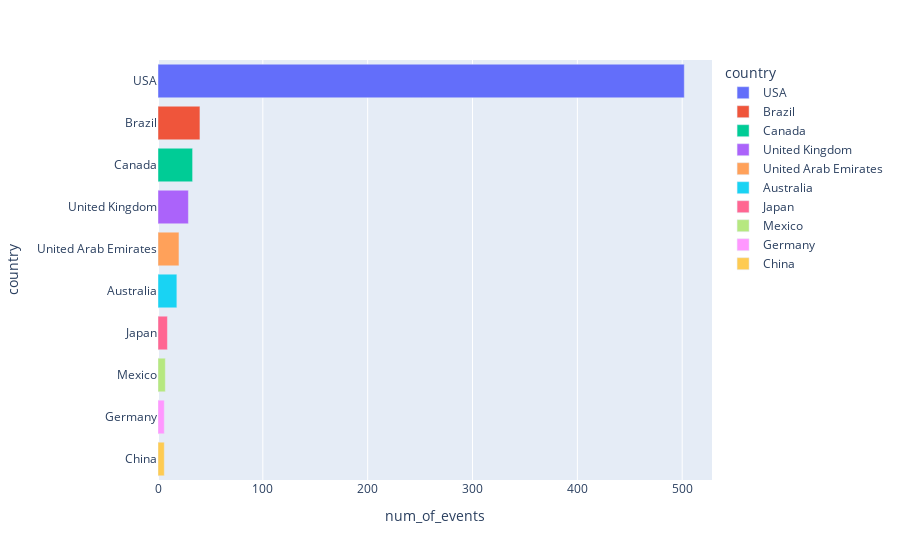

The code cell stored with this chart in its notebook:
### Code cell
px.bar(top_countries[:10], x='num_of_events', y="country", color='country')

### Figure 1 — Plotly figure (JSON) as saved in the notebook; plotly's stock layout.template omitted (floating-point values rounded to 4 significant figures)
{"data": [{"hovertemplate": "country=%{y}<br>num_of_events=%{x}<extra></extra>", "legendgroup": "USA", "marker": {"color": "#636efa", "pattern": {"shape": ""}}, "name": "USA", "orientation": "h", "showlegend": true, "textposition": "auto", "type": "bar", "x": [502], "xaxis": "x", "y": ["USA"], "yaxis": "y"}, {"hovertemplate": "country=%{y}<br>num_of_events=%{x}<extra></extra>", "legendgroup": "Brazil", "marker": {"color": "#EF553B", "pattern": {"shape": ""}}, "name": "Brazil", "orientation": "h", "showlegend": true, "textposition": "auto", "type": "bar", "x": [40], "xaxis": "x", "y": ["Brazil"], "yaxis": "y"}, {"hovertemplate": "country=%{y}<br>num_of_events=%{x}<extra></extra>", "legendgroup": "Canada", "marker": {"color": "#00cc96", "pattern": {"shape": ""}}, "name": "Canada", "orientation": "h", "showlegend": true, "textposition": "auto", "type": "bar", "x": [33], "xaxis": "x", "y": ["Canada"], "yaxis": "y"}, {"hovertemplate": "country=%{y}<br>num_of_events=%{x}<extra></extra>", "legendgroup": "United Kingdom", "marker": {"color": "#ab63fa", "pattern": {"shape": ""}}, "name": "United Kingdom", "orientation": "h", "showlegend": true, "textposition": "auto", "type": "bar", "x": [29], "xaxis": "x", "y": ["United Kingdom"], "yaxis": "y"}, {"hovertemplate": "country=%{y}<br>num_of_events=%{x}<extra></extra>", "legendgroup": "United Arab Emirates", "marker": {"color": "#FFA15A", "pattern": {"shape": ""}}, "name": "United Arab Emirates", "orientation": "h", "showlegend": true, "textposition": "auto", "type": "bar", "x": [20], "xaxis": "x", "y": ["United Arab Emirates"], "yaxis": "y"}, {"hovertemplate": "country=%{y}<br>num_of_events=%{x}<extra></extra>", "legendgroup": "Australia", "marker": {"color": "#19d3f3", "pattern": {"shape": ""}}, "name": "Australia", "orientation": "h", "showlegend": true, "textposition": "auto", "type": "bar", "x": [18], "xaxis": "x", "y": ["Australia"], "yaxis": "y"}, {"hovertemplate": "country=%{y}<br>num_of_events=%{x}<extra></extra>", "legendgroup": "Japan", "marker": {"color": "#FF6692", "pattern": {"shape": ""}}, "name": "Japan", "orientation": "h", "showlegend": true, "textposition": "auto", "type": "bar", "x": [9], "xaxis": "x", "y": ["Japan"], "yaxis": "y"}, {"hovertemplate": "country=%{y}<br>num_of_events=%{x}<extra></extra>", "legendgroup": "Mexico", "marker": {"color": "#B6E880", "pattern": {"shape": ""}}, "name": "Mexico", "orientation": "h", "showlegend": true, "textposition": "auto", "type": "bar", "x": [7], "xaxis": "x", "y": ["Mexico"], "yaxis": "y"}, {"hovertemplate": "country=%{y}<br>num_of_events=%{x}<extra></extra>", "legendgroup": "Germany", "marker": {"color": "#FF97FF", "pattern": {"shape": ""}}, "name": "Germany", "orientation": "h", "showlegend": true, "textposition": "auto", "type": "bar", "x": [6], "xaxis": "x", "y": ["Germany"], "yaxis": "y"}, {"hovertemplate": "country=%{y}<br>num_of_events=%{x}<extra></extra>", "legendgroup": "China", "marker": {"color": "#FECB52", "pattern": {"shape": ""}}, "name": "China", "orientation": "h", "showlegend": true, "textposition": "auto", "type": "bar", "x": [6], "xaxis": "x", "y": ["China"], "yaxis": "y"}], "layout": {"autosize": true, "barmode": "relative", "legend": {"title": {"text": "country"}, "tracegroupgap": 0}, "margin": {"t": 60}, "xaxis": {"anchor": "y", "autorange": true, "domain": [0, 1], "range": [0, 528.4], "title": {"text": "num_of_events"}, "type": "linear"}, "yaxis": {"anchor": "x", "autorange": true, "categoryarray": ["China", "Germany", "Mexico", "Japan", "Australia", "United Arab Emirates", "United Kingdom", "Canada", "Brazil", "USA"], "categoryorder": "array", "domain": [0, 1], "range": [-0.5, 9.5], "title": {"text": "country"}, "type": "category"}}}
